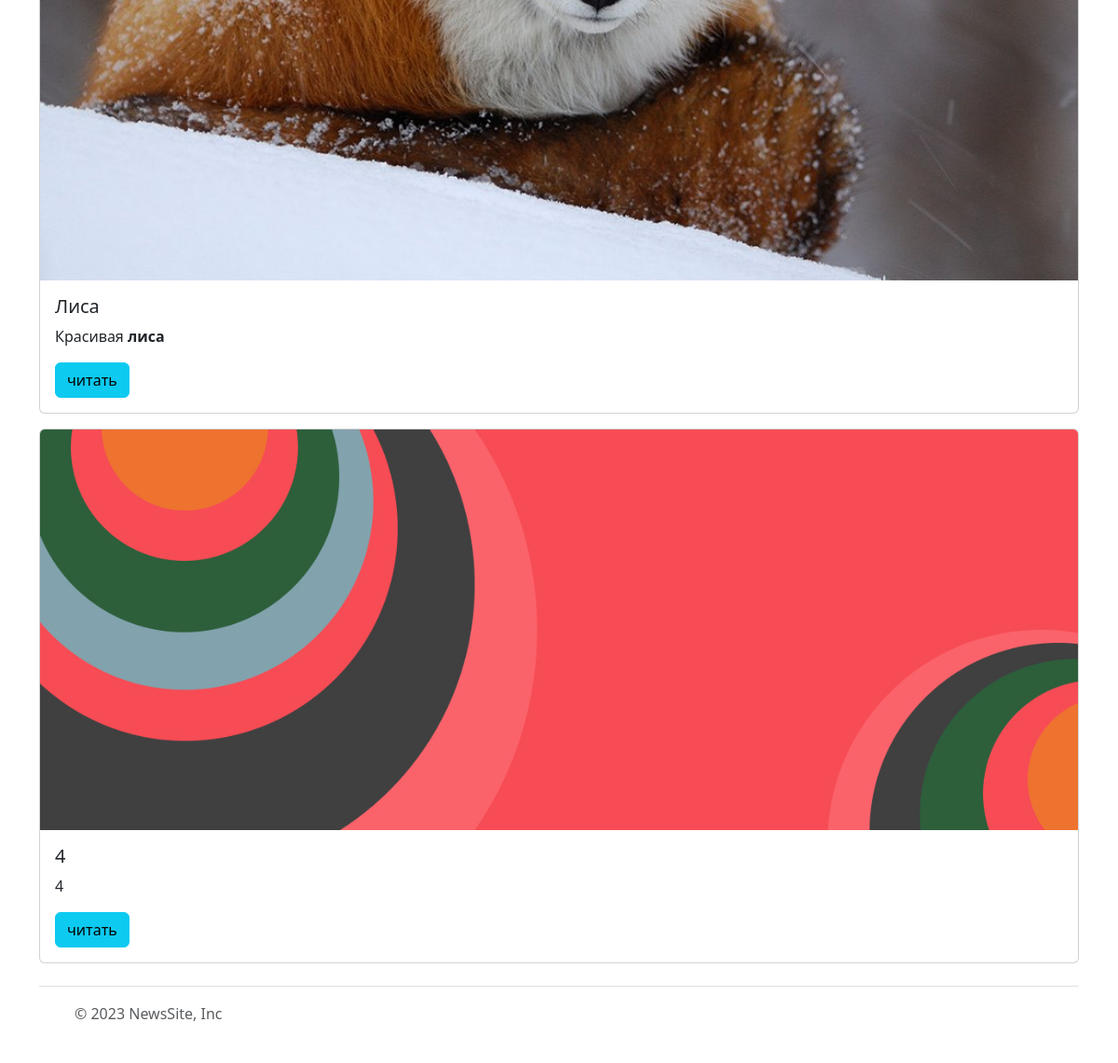
Before: /news/ (lower part) with the older database file.
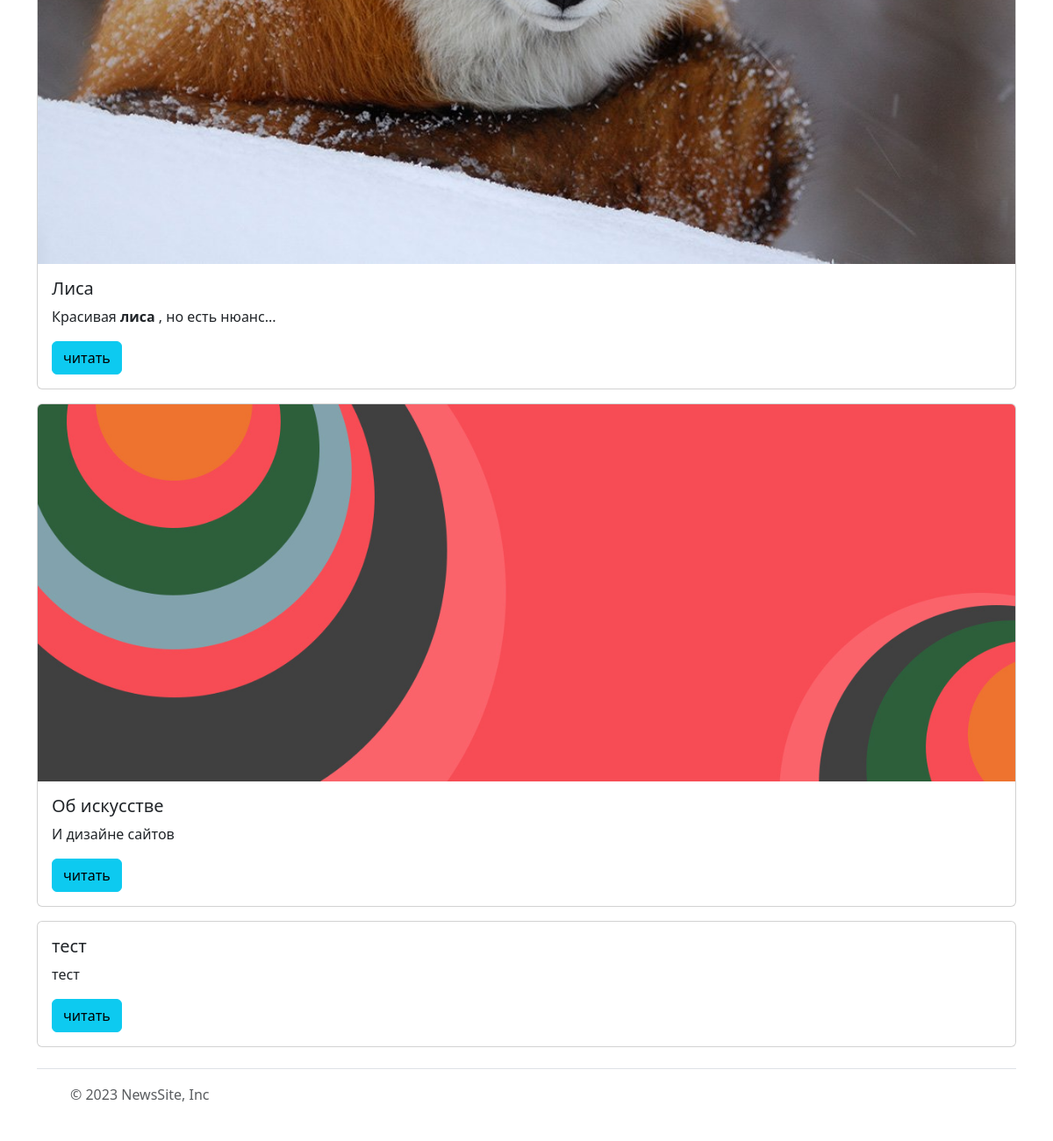
After: the same page with the newer database file.
### newsapp/models.py (models this page shows, shortened)
class Item(models.Model):
    title=models.CharField(max_length=100)
    memo =models.TextField()
    image=models.ImageField(upload_to='newsapp/images',null=True,blank=True)
    date=models.DateTimeField(auto_now_add=True)
    author=models.ForeignKey(User,on_delete=models.CASCADE)
    published=models.BooleanField(default=False,null=False,blank=False)
    likes=GenericRelation(Like)
    tags=models.ManyToManyField(Tag)
    class Meta:
        permissions=[('can_read_item','Can read item')]

### newsapp/views.py (the view)
# urls.py: path('',views.home,name='home'),
def home(request):
    user_filter_status=request.session.get('user_filter_status','down')
    data=models.Item.objects.all()
    if request.GET.get('filter_by')=='up':
           request.session['user_filter_status']='up'
           user_filter_status= request.session['user_filter_status']
           data=models.Item.objects.all().order_by('date')
    elif request.GET.get('filter_by')=='down':
            request.session['user_filter_status']='down'
            user_filter_status= request.session['user_filter_status']
            data=models.Item.objects.all().order_by('-date')
    return render(request,'newsapp/home.html',{'data':data,'user_filter_status':user_filter_status})

### newsapp/templates/newsapp/home.html (shortened to what this page needs)
{% extends 'coreapp/base.html' %}
  {% block content %}
<div class="container mt-5">
<br>
{% autoescape off %}
  {% for i in data %}
  {% if i.published %}
  <div class="card mb-3">
    {% if i.image %}
    <img src="{{ i.image.url }}" class="card-img-top" alt="картинка" >
    {% endif %}
    <div class="card-body">
      <h5 class="card-title">{{ i.title }}</h5>
      <p class="card-text">{{ i.memo }}</p>
      <a href="{% url 'newsapp:item' i.id %}" class="btn btn-info">читать</a>
    </div>
  </div>
  {% endif %}
  {% endfor %}
</div>
{% endautoescape %}
  {% endblock %}

Changed rows visible on the page:
changed Item "Лиса": memo "Красивая лиса" → "Красивая лиса , но есть нюанс..."
changed Item: title "4" → "Об искусстве"; memo "4" → "И дизайне сайтов"
added Item: title "тест", memo "тест"
